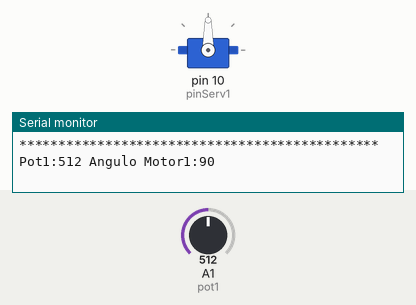
The sketch below on a simulated Arduino Uno, built with avr-gcc and run on an emulated ATmega328P. On the bench: servo, the last lines printed to the serial monitor. The test bench sets the inputs (shaded band); at power-on: A1 (pot1) = 512.

Above: at 1.2 s.
1.3 s: A1 (pot1) set to 716
At 2.0 s:
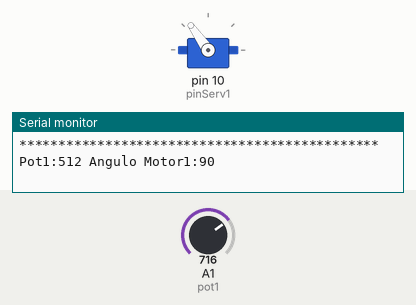
2.8 s: A1 (pot1) set to 900
At 3.3 s:
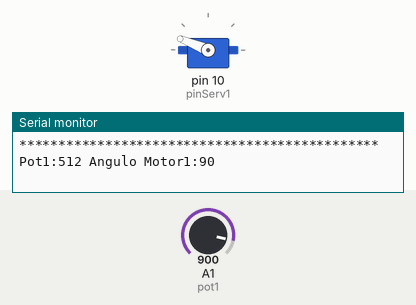
4.3 s: A1 (pot1) set to 1023
At 5.5 s:
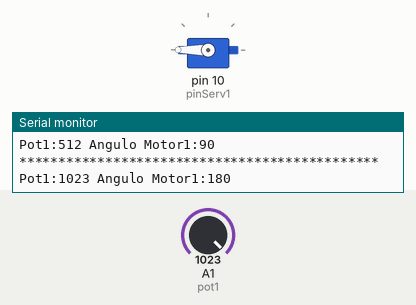
5.8 s: A1 (pot1) set to 306
At 6.2 s:
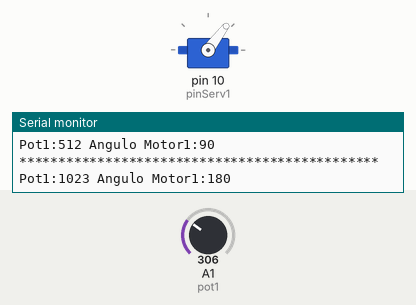
7.3 s: A1 (pot1) set to 122
At 8.5 s:
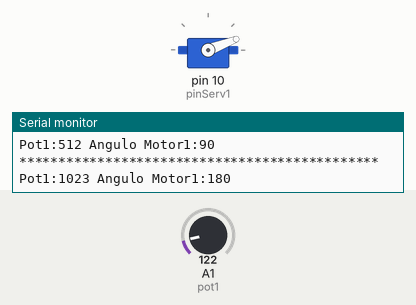
8.8 s: A1 (pot1) set to 0
At 10.0 s:
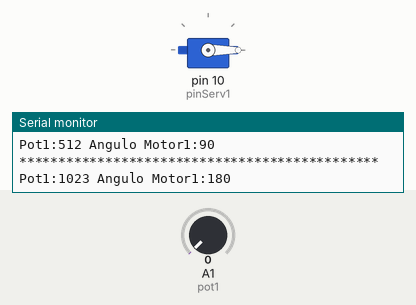
Timing chart, 0 to 11.3 s (numbered marks = the images above; inputs shaded):
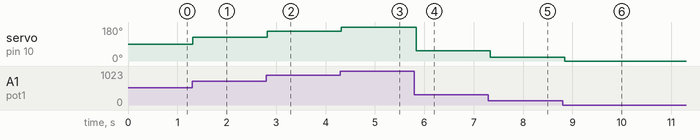

The sketch:

Potentiometer-with-servo.ino
```cpp
// brow cable ground
// red cable 5v
// yellow pin of your choice.

// potentiometer por a1 and positive 5v and ground.

// inclui bibilioteca do servomotor
#include <Servo.h>

// define pinos dos servos
#define pinServ1 10


// define as portas dos potenciometros
#define pot1 A1


// nomeia os servos
Servo serv1;

// cria as variavies dos angulos de cada motor
int motor1;

unsigned long mostradorTimer = 1;
const unsigned long intervaloMostrador = 5000;

void setup() {

  //inicia o monitor serial
  Serial.begin(9600);

  // atribui pinos dos servos
  serv1.attach(pinServ1);


}

void loop(){

  // leitura dos potenciometros
  // https://www.arduino.cc/reference/en/language/functions/math/map/
  //// converts reading from potentiometer to an output value in degrees of rotation that the servo can understand
  motor1 = map(analogRead(pot1),0,1023,0,180);


  // posicionamento dos potenciometros
  serv1.write(motor1);


   if ((millis() - mostradorTimer) >= intervaloMostrador) {

  // envio para o monitor serial do posicionamentos dos motores
  Serial.println("**********************************************");

  Serial.print("Pot1:");
  Serial.print(analogRead(pot1));
  Serial.print(" Angulo Motor1:");
  Serial.println(motor1);


  mostradorTimer = millis();
  }

  // tempo de espera para recomeçar
  delay(100);

}
```

Measured:
- after the input at 1.3 s, servo on pin 10 (pinServ1): 90° → 125° at once
- after the input at 2.8 s, servo on pin 10 (pinServ1): 125° → 158° at once
- after the input at 4.3 s, servo on pin 10 (pinServ1): 158° → 180° at once
- after the input at 5.8 s, servo on pin 10 (pinServ1): 180° → 53° at once
- after the input at 7.3 s, servo on pin 10 (pinServ1): 53° → 21° at once
- after the input at 8.8 s, servo on pin 10 (pinServ1): 21° → 0° at once
